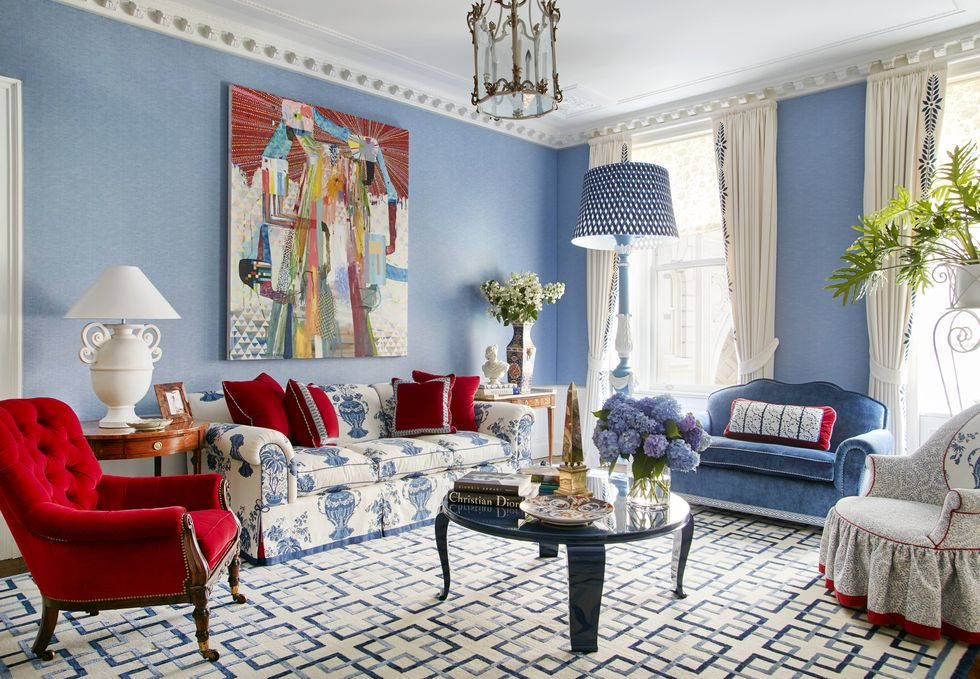
#> input picture open_cv_examples/resources_01/image01.jpg, 980 x 679 px, given in place of the camera
$ jupyter execute 'Virtual hover pen final.ipynb'
#> lines starting #> are read from the running program, lines starting #| are printed output that depends on the picture; after the words box and inside, x2 and y2 are one past the last pixel; in counts of white or black regions, pixels touching at a corner belong together
### open_cv_examples/Virtual-Hover-Pen-master/color_labeler.py
from scipy.spatial import distance as dist
from collections import OrderedDict
import numpy as np
import cv2

class ColorLabeler:
    def __init__(self):
        colors = OrderedDict({
            "red": (255, 0, 0),
            "green": (0, 255, 0),
            "blue": (0, 0, 255),
        })

        # Allocate memory for the L*A*B image, then initialize the color names list
        self.lab = np.zeros((len(colors), 1, 3), dtype="uint8")
        self.colorNames = []

        # loop over the colors dictionary
        for (i, (name, rgb)) in enumerate(colors.items()):
            self.lab[i] = rgb
            self.colorNames.append(name)

        # Convert L*A*B array from RGB color space to L*A*B
        self.lab = cv2.cvtColor(self.lab, cv2.COLOR_RGB2LAB)

    def label(self, frame, c):
        # Construct a mask for the contour, then compute the
        # Average LAB value for the masked region
        mask = np.zeros(frame.shape[:2], dtype="uint8")
        cv2.drawContours(mask, [c], -1, 255, -1)
        mask = cv2.erode(mask, None, iterations=2)
        mean = cv2.mean(frame, mask=mask)[:3]

        # Initialize the minimum distance found thus far
        minDist = (np.inf, None)

        # loop over the known LAB color values
        for (i, row) in enumerate(self.lab):
            # compute the distance between the current LAB color value and the mean of the image
            d = dist.euclidean(row[0], mean)

            # If the distance is smaller than the current distance,
            # then update the bookkeeping value
            if d < minDist[0]:
                minDist = (d, i)

        # Return the name of the color with the smallest distance
        return self.colorNames[minDist[1]]

### open_cv_examples/Virtual-Hover-Pen-master/Virtual hover pen final.ipynb
[cell 1]
from color_labeler import ColorLabeler
import numpy as np
import cv2
import imutils
import time


def main():
    # define the lower and upper boundaries of the colors in HSV color space
    blueLower = (69, 165, 169)
    blueUpper = (134, 243, 255)

    greenLower = (63, 114, 120)
    greenUpper = (100, 255, 255)

    redLower = (121, 190, 91)
    redUpper = (206, 255, 255)

    r = (0, 0, 255)
    g = (0, 255, 0)
    b = (255, 0, 0)
    x1, y1 = 0, 0

    wiper_thresh = 40000
    clear = False
    thickness = 4
    cap = cv2.VideoCapture(0)
    cap.set(3, 1280)
    cl = ColorLabeler()

    # allow the camera or video file to warm up
    time.sleep(2.0)
    canvas = None

    while True:
        # Grab the current frame
        # frame = vs.read()
        _, frame = cap.read()
#> frame is the input picture: shape (679, 980, 3); mean B, G, R 153.8, 152.6, 157.5
        frame = cv2.flip(frame, 1)
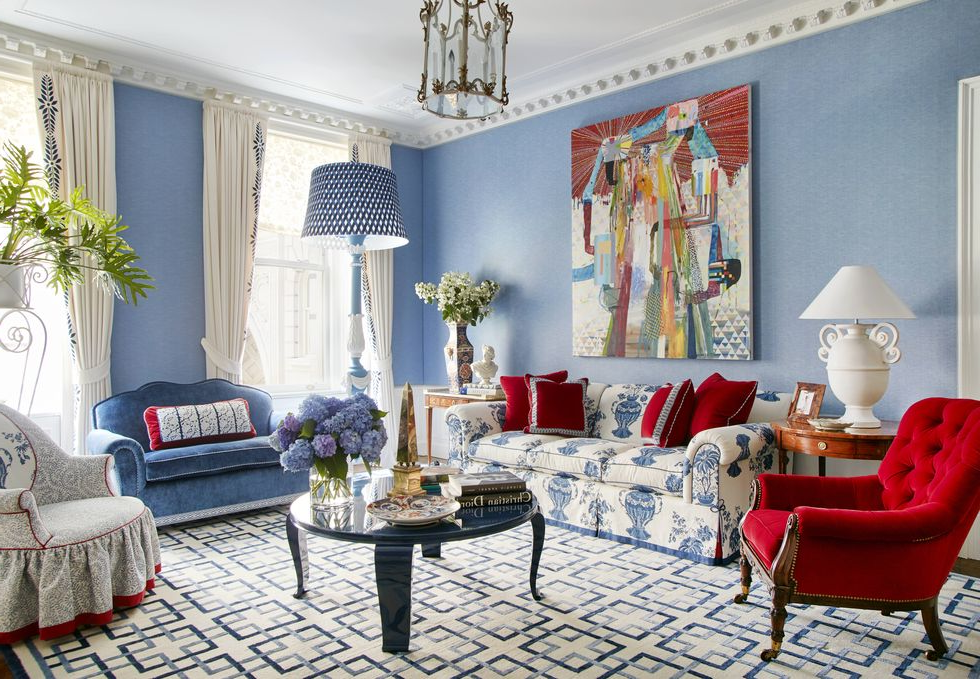
#> frame: shape (679, 980, 3); mean B, G, R 153.8, 152.6, 157.5
        if frame is None:
            break

        # Blur the frame
        blurred = cv2.GaussianBlur(frame, (11, 11), 0)
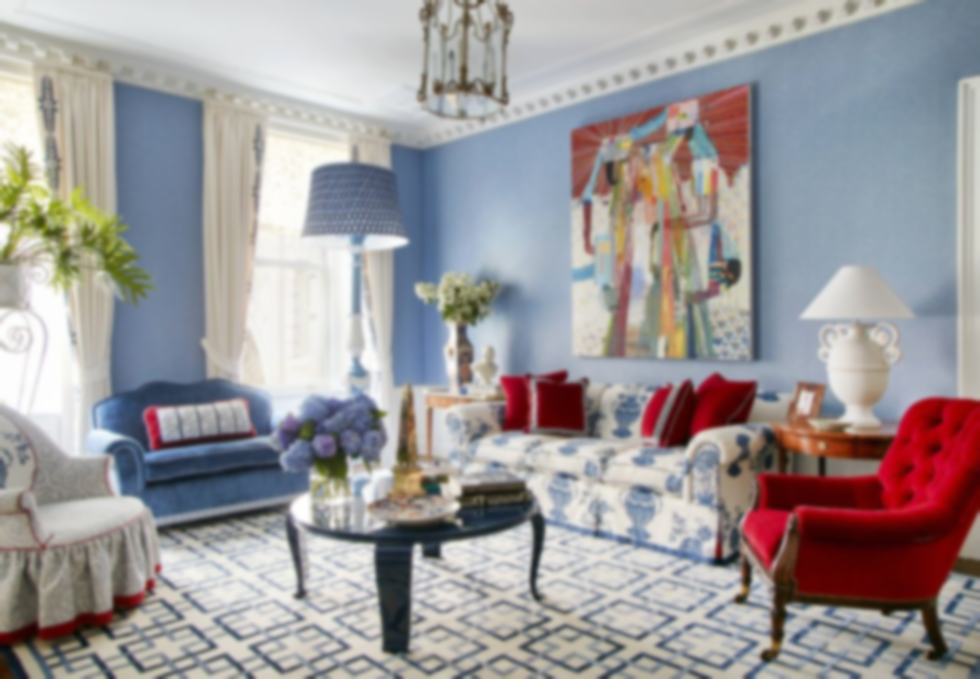
#> blurred: shape (679, 980, 3); mean B, G, R 153.8, 152.6, 157.5
        # Convert to L*a*b* color space, used in color_labeler.py
        lab = cv2.cvtColor(blurred, cv2.COLOR_BGR2LAB)
#> lab: shape (679, 980, 3); mean of channels 0, 1, 2 162, 130.7, 129

        # Convert to the HSV color space
        hsv = cv2.cvtColor(blurred, cv2.COLOR_BGR2HSV)
#> hsv: shape (679, 980, 3); mean H, S, V 68.5, 50, 169

        if canvas is None:
            canvas = np.zeros_like(frame)

        # Construct masks
        redMask = cv2.inRange(hsv, redLower, redUpper)
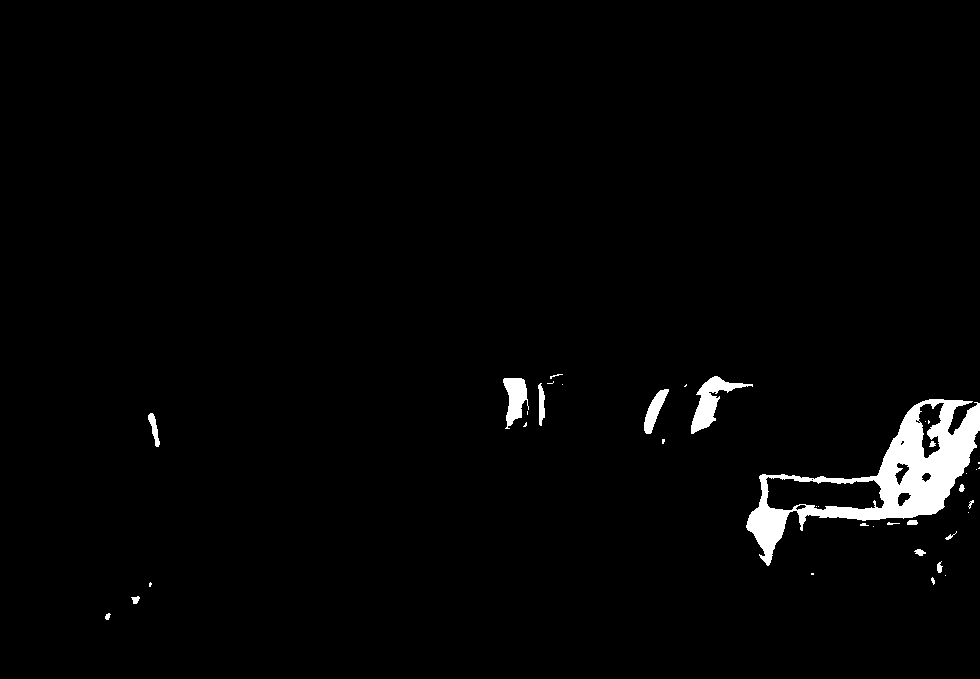
#> redMask: shape (679, 980); 2.1% white; 38 white regions (20 under 20 px), largest, box (x1, y1, x2, y2) and area: (746, 399, 980, 566) 10549, (691, 376, 753, 434) 1158, (503, 378, 529, 429) 778
        blueMask = cv2.inRange(hsv, blueLower, blueUpper)
#> blueMask: shape (679, 980); every value is 0
        greenMask = cv2.inRange(hsv, greenLower, greenUpper)
        mask = greenMask | blueMask | redMask

        # Perform a series of dilations and erosions to remove any small blobs
        mask = cv2.erode(mask, None, iterations=2)
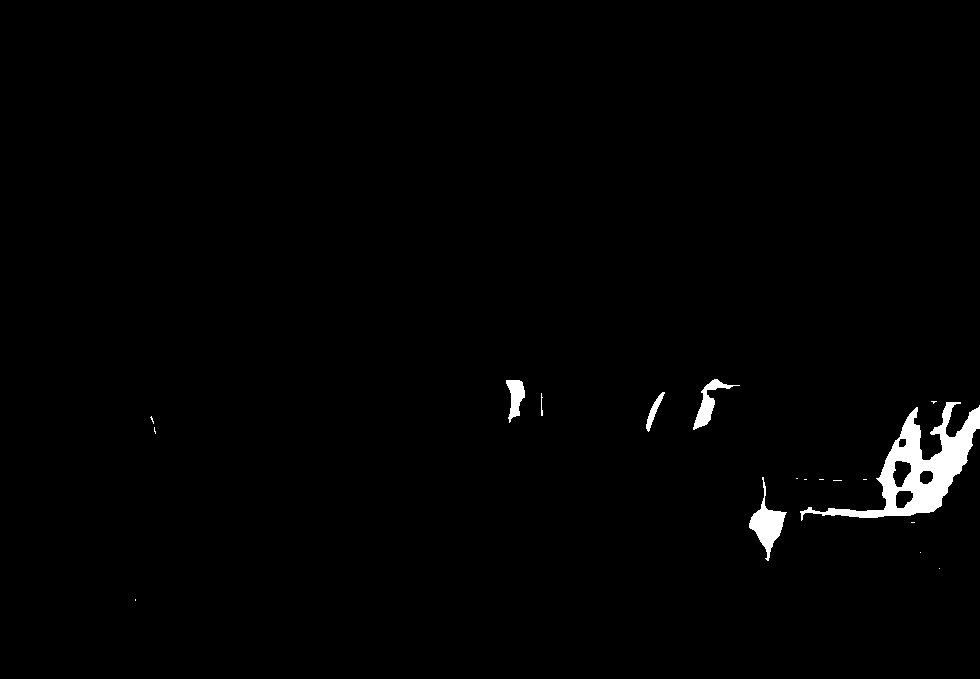
#> mask: shape (679, 980); 1.3% white; 18 white regions (12 under 20 px), largest, box (x1, y1, x2, y2) and area: (800, 402, 980, 521) 5947, (749, 477, 787, 561) 1081, (693, 379, 740, 430) 628, (506, 380, 525, 423) 471, (646, 392, 665, 432) 221, (541, 393, 543, 416) 30
        mask = cv2.dilate(mask, None, iterations=2)
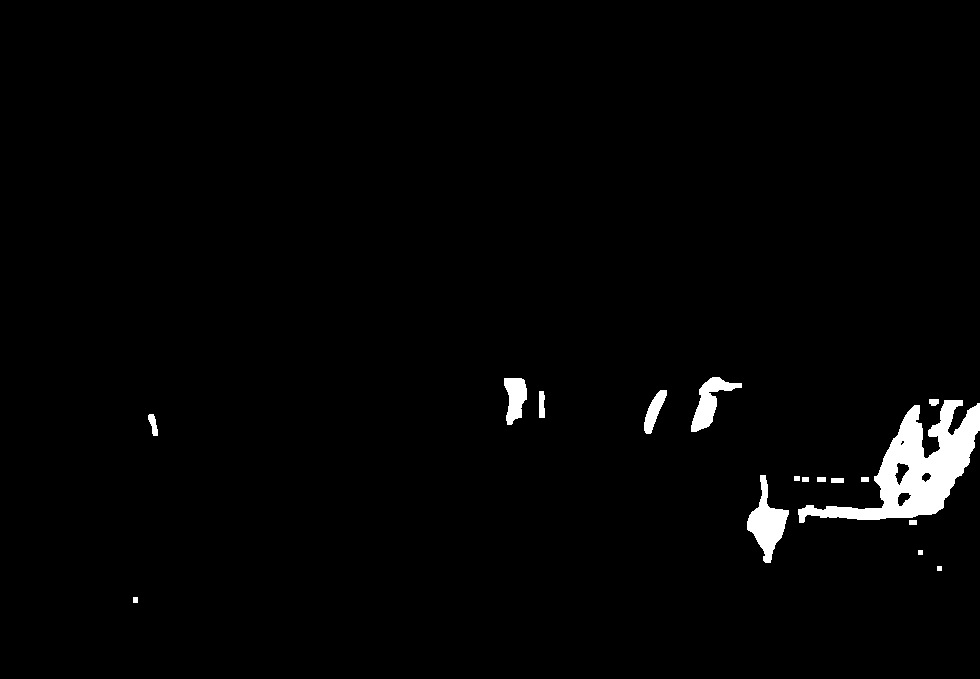
#> mask: shape (679, 980); 1.9% white; 17 white regions

        # Find contours in the mask and initialize the current
        # (x, y) center of the object
        cnts = cv2.findContours(mask.copy(), cv2.RETR_EXTERNAL, cv2.CHAIN_APPROX_SIMPLE)
#> cnts = 17 contours, 2 with area under 20; largest, box (x1, y1, x2, y2) and area: (798, 400, 980, 523) 8076, (747, 475, 789, 563) 1502, (691, 377, 742, 432) 990, (504, 378, 527, 425) 690, (644, 390, 667, 434) 424
        cnts = imutils.grab_contours(cnts)

        # Only proceed if at least one contour is found
        if len(cnts) > 0:
            # Find the largest contour in the mask,
            # then use it to compute the minimum enclosing circle and centroid
            c = max(cnts, key=cv2.contourArea)
#> c = contour of 290 points, box (x1, y1, x2, y2) (798, 400, 980, 523), area 8076
            ((x, y), radius) = cv2.minEnclosingCircle(c)
#> x = 889; y = 462.5; radius = 107.9
            area = cv2.contourArea(c)
#> area = 8075.5
            M = cv2.moments(c)
#> M = moments, m00 8075.5, centre m10/m00, m01/m00 = (916.2, 468.3)
            center = (int(M["m10"] / M["m00"]), int(M["m01"] / M["m00"]))
#> center = (916, 468)
            x2, y2 = center
#> x2 = 916; y2 = 468

            if area < 2000:
                thickness = 0
            elif area < 2500:
                thickness = 4
            elif area < 3000:
                thickness = 6
            elif area < 4000:
                thickness = 8
            elif area < 6000:
                thickness = 10
            elif area < 10000:
                thickness = 14
            elif area < 12000:
                thickness = 18
            # Detect current color using color_labeler.py
            detected_color = (cl.label(lab, c))
#> in label, `cv2.drawContours(mask, [c], -1, 255, -1)`:
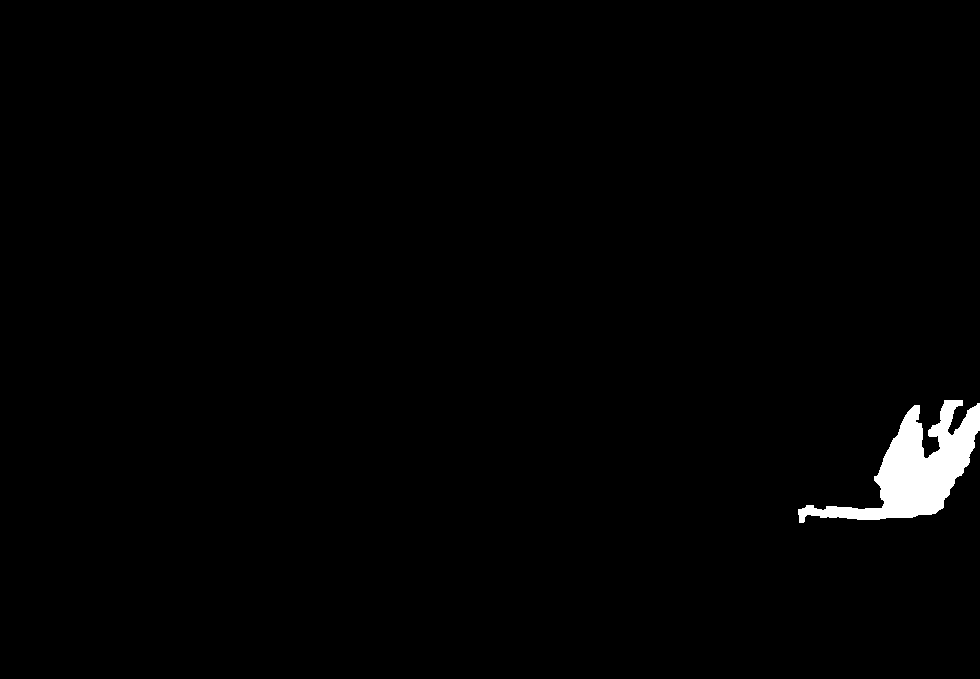
#> mask: shape (679, 980); 1.3% white; 1 white region, box (x1, y1, x2, y2) and area: (798, 400, 980, 523) 8431
#> in label, `mask = cv2.erode(mask, None, iterations=2)`:
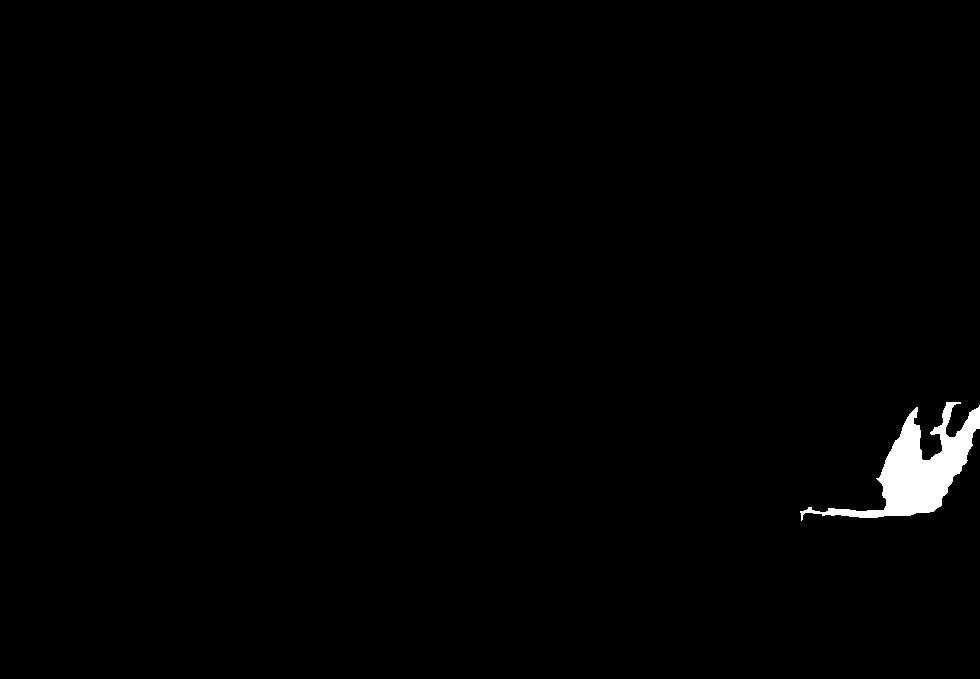
#> mask: shape (679, 980); 1% white; 1 white region, box (x1, y1, x2, y2) and area: (800, 402, 980, 521) 6687
#> in label, `mean = cv2.mean(frame, mask=mask)[:3]`: mean = (95.51, 189.1, 169.2)
#> the loop in label, `for (i, row) in enumerate(self.lab):` made 3 passes
#> (d, minDist) on pass 1: (51.59, (51.59, 0))
#> d on passes 2 to 3: 199.7, 150.9
#> detected_color = 'red'
            if detected_color == "blue":
                draw_color = b
            elif detected_color == "red":
                draw_color = r
            elif detected_color == "green":
                draw_color = g
            else:
                draw_color = None
            print(detected_color)
#| red

            if x1 == 0 and y1 == 0:
                x1, y1 = x2, y2
#> x1 = 916; y1 = 468
            elif thickness > 1:
                canvas = cv2.line(canvas, (x1, y1), (x2, y2), draw_color, thickness)
            x1, y1, = x2, y2

            # Puts circle at center of marker, the point where the drawing will be done
            # cv2.circle(frame, center, 5, (0, 255, 255), -1)

            # If the marker is close enough to the screen, it clears it
            if area > wiper_thresh:
                cv2.putText(canvas, 'Clearing Canvas', (100, 200),
                            cv2.FONT_HERSHEY_SIMPLEX, 2, (255, 255, 255), 5, cv2.LINE_AA)
                clear = True
        else:
            # If there were no contours detected, make x1, y1 = 0
            x1, y1 = 0, 0

        # Put canvas on top of the frame
        _, mask = cv2.threshold(cv2.cvtColor(canvas, cv2.COLOR_BGR2GRAY), 20, 255, cv2.THRESH_BINARY)
#> canvas: shape (679, 980, 3); every value is 0
        foreground = cv2.bitwise_and(canvas, canvas, mask=mask)
        background = cv2.bitwise_and(frame, frame, mask=cv2.bitwise_not(mask))
        frame = cv2.add(foreground, background)

        # Show the frame to the sreen
        cv2.imshow("Virtual Pen", frame)

        # If q is pressed, video stops
        close_key = cv2.waitKey(1) & 0xFF
#> (key q is pressed here)
        if close_key == ord("q"):
            break
        if clear:
            time.sleep(1)
            canvas = None
            clear = False

    # When loop ends, exit program
    cap.release()
    cv2.destroyAllWindows()


if __name__ == "__main__":
    main()
